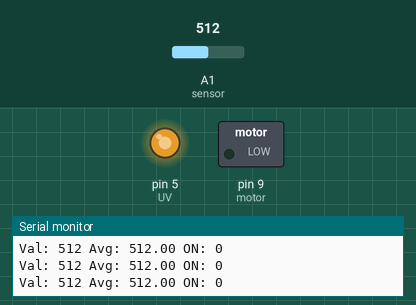
Recording of a sketch running on a simulated Arduino Uno, built with avr-gcc and run on an emulated ATmega328P. Parts: switched loads named in the sketch (green lamp = pin HIGH), output pins drawn as LEDs (lit = HIGH), the last lines printed to the serial monitor. The inputs (shaded band) are chosen by the test bench; at power-on: A1 (sensor) = 512.

Above: at 1.2 s.
1.3 s: A1 (sensor) set to 55
4.3 s: A1 (sensor) set to 47
7.3 s: A1 (sensor) set to 12
8.8 s: A1 (sensor) set to 9
11.8 s: A1 (sensor) set to 0
At 13.0 s:
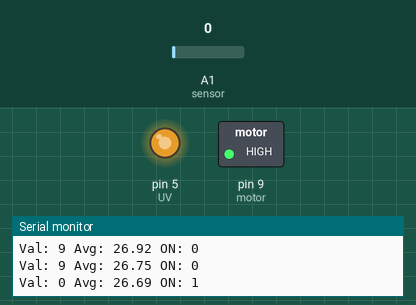
13.3 s: A1 (sensor) set to 122
At 14.8 s:
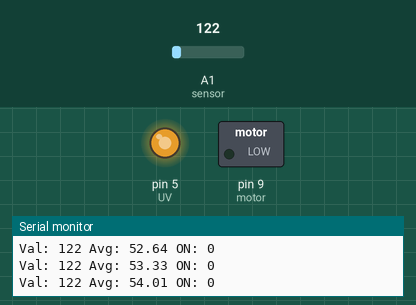
Timing chart, 0 to 16.3 s (numbered marks = the images above; inputs shaded):
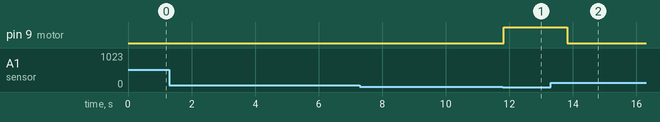

Measured:
- after the input at 11.8 s, pin 9 (motor): LOW → HIGH at once
- after the input at 13.3 s, pin 9 (motor): HIGH → LOW after 0.52 s

The sketch:

main.ino
```cpp
int sensor = A1;
int UV = 5;
int motor = 9;
float avg = 0;
bool on = false;

void setup() {
  pinMode(sensor, INPUT);
  pinMode(UV, OUTPUT);
  pinMode(motor, OUTPUT);
  Serial.begin(9600);
  analogWrite(UV, 200);
  avg = (float) analogRead(sensor);
}

void loop() {
  int a = analogRead(sensor);
if (a < 1 || a < a * 0.1 || a < avg * 0.1) {
    on  = true;
    avg = (avg * 500 + a) / 501;
    digitalWrite(motor, HIGH);
    delay(1000);
  } else {
    on = false;
    avg = (avg * 100 + a) / 101;
    digitalWrite(motor, LOW);
  }

  Serial.println("Val: " + (String) a + " Avg: " + (String) avg + " ON: " + (String) on);

}
```
